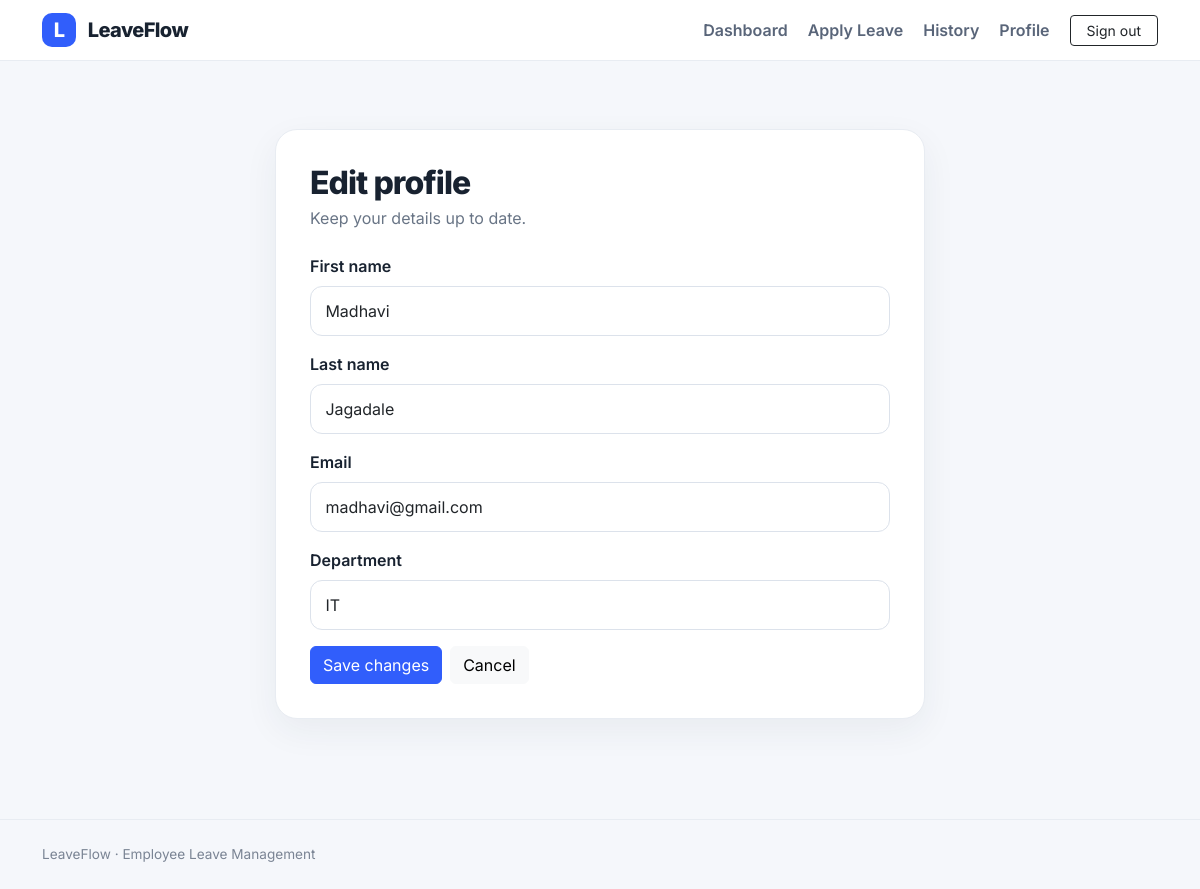
Page /accounts/profile/edit/ (signed in) on the committed database.
### users/models.py (models this page shows, shortened)
class CustomUser(AbstractBaseUser, PermissionsMixin):
    ROLE_CHOICES = (("admin", "Admin"), ("employee", "Employee"))
    phone = models.CharField(max_length=15, unique=True)
    pin = models.CharField(max_length=128, blank=True, editable=False)
    email = models.EmailField(blank=True)
    first_name = models.CharField(max_length=50)
    last_name = models.CharField(max_length=50)
    employee_id = models.CharField(max_length=30, unique=True, null=True, blank=True)
    department = models.CharField(max_length=100, blank=True)
    role = models.CharField(max_length=20, choices=ROLE_CHOICES, default="employee")
    is_active = models.BooleanField(default=True)
    is_staff = models.BooleanField(default=False)
    date_joined = models.DateTimeField(auto_now_add=True)
    USERNAME_FIELD = "phone"
    REQUIRED_FIELDS = ["pin"]
    objects = CustomUserManager()

### users/views.py (the view)
# urls.py: path("profile/edit/", views.edit_profile, name="edit_profile"),
@login_required
def edit_profile(request):
    form = ProfileForm(request.POST or None, instance=request.user)
    if request.method == "POST" and form.is_valid():
        form.save()
        messages.success(request, "Profile updated successfully.")
        return redirect("accounts:profile")
    return render(request, "users/edit_profile.html", {"form": form})

### users/forms.py
class ProfileForm(forms.ModelForm):
    class Meta:
        model = User
        fields = ["first_name", "last_name", "email", "department"]
        widgets = {
            "first_name": forms.TextInput(attrs={"class": "form-control"}),
            "last_name": forms.TextInput(attrs={"class": "form-control"}),
            "email": forms.EmailInput(attrs={"class": "form-control"}),
            "department": forms.TextInput(attrs={"class": "form-control"}),
        }

### users/templates/users/edit_profile.html (shortened to what this page needs)
{% extends 'base.html' %}
{% block content %}
<div class="auth-wrap" style="max-width:650px"><div class="card-soft auth-card">
<h2 class="page-title mb-1">Edit profile</h2><p class="text-muted-custom mb-4">Keep your details up to date.</p>
<form method="post">{% csrf_token %}
{% for field in form %}<div class="mb-3"><label class="form-label fw-semibold">{{ field.label }}</label>{{ field }}{% for e in field.errors %}<div class="text-danger small">{{ e }}</div>{% endfor %}</div>{% endfor %}
<div class="d-flex gap-2"><button class="btn btn-primary">Save changes</button><a class="btn btn-light" href="{% url 'accounts:profile' %}">Cancel</a></div>
</form></div></div>
{% endblock %}

### static/css/styles.css (style rules this page uses)
* { box-sizing: border-box; }
body { font-family: Inter, sans-serif; background: #f5f7fb; color: #182230; min-height: 100vh; }
.hero-card, .card-soft { background:#fff; border:1px solid #e8ecf2; border-radius:22px; box-shadow:0 12px 35px rgba(31,45,61,.06); }
.text-muted-custom { color:#697586; }
.btn-primary { background:#315efb; border-color:#315efb; }
.form-control, .form-select { border-radius:12px; padding:.75rem .9rem; border-color:#dce2eb; }
.auth-wrap { max-width:500px; margin:20px auto; }
.auth-card { padding:34px; }
.page-title { font-weight:800; letter-spacing:-.03em; }

### rows in the picture
CustomUser: form "Madhavi" "Jagadale" "madhavi@gmail.com" "IT"

### other values in the picture
{{ field.label }} "First name" "Last name" "Email" "Department"
